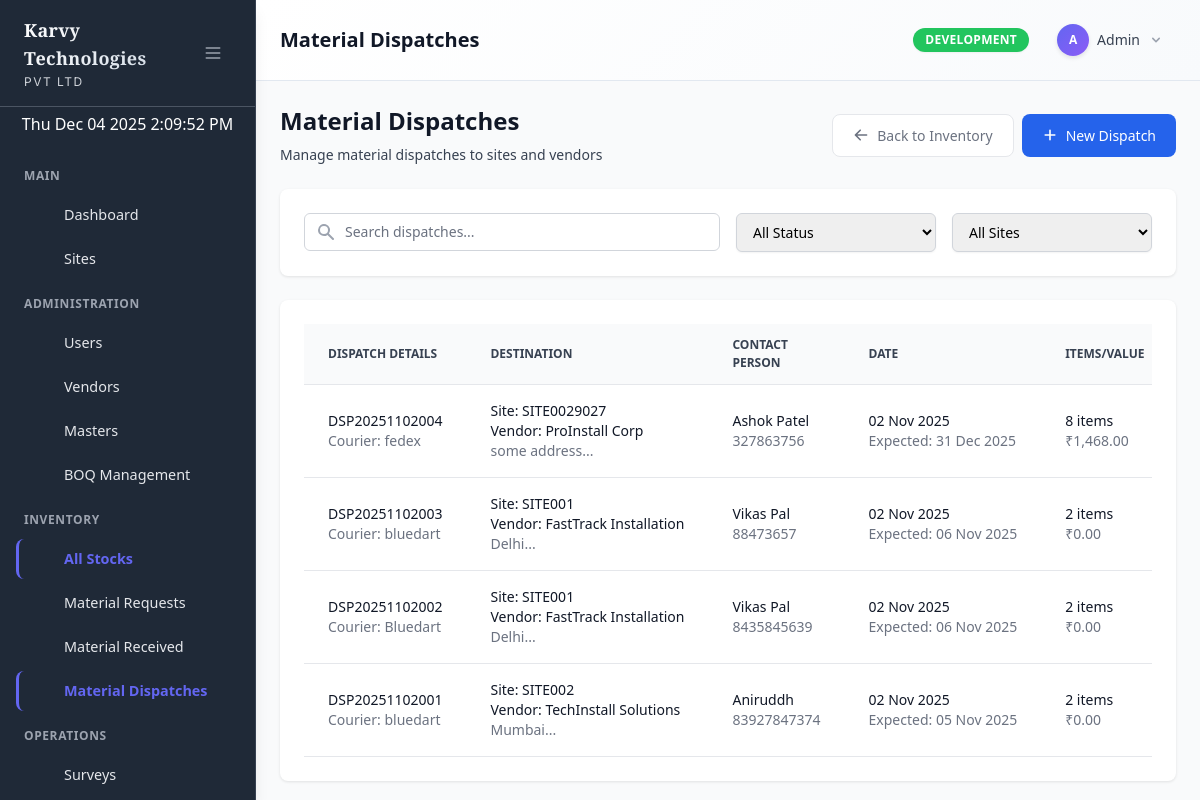
The app's page /admin/inventory/dispatches/index.php (signed in) with its own data.
### tables this page shows
CREATE TABLE `menu_items` (
  `id` int(11) NOT NULL,
  `parent_id` int(11) DEFAULT NULL,
  `title` varchar(100) NOT NULL,
  `icon` varchar(100) DEFAULT NULL,
  `url` varchar(255) DEFAULT NULL,
  `sort_order` int(11) DEFAULT 0,
  `status` enum('active','inactive') DEFAULT 'active',
  `created_at` timestamp NOT NULL DEFAULT current_timestamp(),
  `updated_at` timestamp NOT NULL DEFAULT current_timestamp() ON UPDATE current_timestamp()
);

CREATE TABLE `inventory_dispatches` (
  `id` int(11) NOT NULL,
  `dispatch_number` varchar(50) NOT NULL,
  `dispatch_date` date NOT NULL,
  `material_request_id` int(11) DEFAULT NULL,
  `site_id` int(11) DEFAULT NULL,
  `vendor_id` int(11) DEFAULT NULL,
  `contact_person_name` varchar(255) NOT NULL,
  `contact_person_phone` varchar(20) DEFAULT NULL,
  `delivery_address` text NOT NULL,
  `courier_name` varchar(255) DEFAULT NULL,
  `tracking_number` varchar(100) DEFAULT NULL,
  `expected_delivery_date` date DEFAULT NULL,
  `actual_delivery_date` date DEFAULT NULL,
  `dispatch_status` enum('prepared','dispatched','in_transit','delivered','returned') DEFAULT 'prepared',
  `total_items` int(11) DEFAULT 0,
  `total_value` decimal(12,2) DEFAULT 0.00,
  `dispatched_by` int(11) NOT NULL,
  `received_by_name` varchar(255) DEFAULT NULL,
  `received_by_signature` varchar(500) DEFAULT NULL,
  `delivery_remarks` text DEFAULT NULL,
  `created_at` timestamp NOT NULL DEFAULT current_timestamp(),
  `updated_at` timestamp NOT NULL DEFAULT current_timestamp() ON UPDATE current_timestamp(),
  `delivery_date` date DEFAULT NULL,
  `delivery_time` time DEFAULT NULL,
  `received_by` varchar(255) DEFAULT NULL,
  `received_by_phone` varchar(20) DEFAULT NULL,
  `actual_delivery_address` text DEFAULT NULL,
  `delivery_notes` text DEFAULT NULL,
  `lr_copy_path` varchar(500) DEFAULT NULL,
  `additional_documents` text DEFAULT NULL,
  `item_confirmations` text DEFAULT NULL,
  `confirmed_by` int(11) DEFAULT NULL,
  `confirmation_date` timestamp NULL DEFAULT NULL
);

CREATE TABLE `sites` (
  `id` int(11) NOT NULL,
  `site_id` varchar(255) NOT NULL,
  `store_id` varchar(255) DEFAULT NULL,
  `location` text DEFAULT NULL,
  `city` varchar(60) DEFAULT NULL,
  `city_id` int(11) DEFAULT NULL,
  `state` varchar(60) DEFAULT NULL,
  `state_id` int(11) DEFAULT NULL,
  `country` varchar(60) DEFAULT NULL,
  `country_id` int(11) DEFAULT NULL,
  `branch` varchar(60) DEFAULT NULL,
  `remarks` text DEFAULT NULL,
  `po_number` varchar(255) DEFAULT NULL,
  `po_date` date DEFAULT NULL,
  `customer` varchar(255) DEFAULT NULL,
  `customer_id` int(11) DEFAULT NULL,
  `bank` varchar(255) DEFAULT NULL,
  `bank_id` int(11) DEFAULT NULL,
  `vendor` varchar(255) DEFAULT NULL,
  `activity_status` varchar(100) DEFAULT NULL,
  `is_delegate` tinyint(1) DEFAULT 0,
  `delegated_vendor` varchar(255) DEFAULT NULL,
  `survey_status` tinyint(1) DEFAULT 0,
  `installation_status` tinyint(1) DEFAULT 0,
  `is_material_request_generated` tinyint(1) DEFAULT 0,
  `survey_submission_date` datetime DEFAULT NULL,
  `installation_date` datetime DEFAULT NULL,
  `created_at` datetime DEFAULT current_timestamp(),
  `created_by` varchar(255) DEFAULT NULL,
  `updated_at` datetime DEFAULT current_timestamp() ON UPDATE current_timestamp(),
  `updated_by` varchar(255) DEFAULT NULL
);

CREATE TABLE `vendors` (
  `id` int(11) NOT NULL,
  `vendor_code` varchar(50) DEFAULT NULL,
  `mobility_id` varchar(100) DEFAULT NULL,
  `mobility_password` varchar(255) DEFAULT NULL,
  `name` varchar(255) NOT NULL,
  `company_name` varchar(255) DEFAULT NULL,
  `email` varchar(255) DEFAULT NULL,
  `phone` varchar(50) DEFAULT NULL,
  `address` text DEFAULT NULL,
  `bank_name` varchar(255) DEFAULT NULL,
  `account_number` varchar(50) DEFAULT NULL,
  `ifsc_code` varchar(20) DEFAULT NULL,
  `gst_number` varchar(50) DEFAULT NULL,
  `pan_card_number` varchar(20) DEFAULT NULL,
  `aadhaar_number` varchar(20) DEFAULT NULL,
  `msme_number` varchar(50) DEFAULT NULL,
  `esic_number` varchar(50) DEFAULT NULL,
  `pf_number` varchar(50) DEFAULT NULL,
  `pvc_status` enum('Yes','No') DEFAULT 'No',
  `experience_letter_path` varchar(500) DEFAULT NULL,
  `photograph_path` varchar(500) DEFAULT NULL,
  `contact_person` varchar(255) DEFAULT NULL,
  `status` enum('active','inactive') DEFAULT 'active',
  `created_at` timestamp NOT NULL DEFAULT current_timestamp(),
  `updated_at` timestamp NOT NULL DEFAULT current_timestamp() ON UPDATE current_timestamp()
);

### admin/inventory/dispatches/index.php (the view, shortened to what the rows shown need)
<?php
require_once __DIR__ . '/../../../models/Inventory.php';
require_once __DIR__ . '/../../../models/Vendor.php';
$inventoryModel = new Inventory();
$vendorModel = new Vendor();
$page = isset($_GET['page']) ? (int)$_GET['page'] : 1;
$limit = 20;
$search = $_GET['search'] ?? '';
$status = $_GET['status'] ?? '';
$siteId = $_GET['site_id'] ?? null;
$dispatchesData = $inventoryModel->getDispatches($page, $limit, $search, $status, $siteId);
$dispatches = $dispatchesData['dispatches'];
$vendors = $vendorModel->getAllVendors();
?>
<div class="flex justify-between items-center mb-6">
    <div>
        <h1 class="text-2xl font-semibold text-gray-900">Material Dispatches</h1>
    </div>
</div>
<div class="card">
    <div class="card-body">
        <div class="overflow-x-auto">
            <table class="data-table">
                <thead>
                    <tr>
                        <th>Dispatch Details</th>
                        <th>Destination</th>
                        <th>Contact Person</th>
                        <th>Date</th>
                        <th>Items/Value</th>
                    </tr>
                </thead>
                <tbody>
                    <?php if (empty($dispatches)): ?>
                    <tr>
                        <td colspan="8" class="text-center py-8 text-gray-500">
                            <svg class="mx-auto h-12 w-12 text-gray-400" fill="none" viewBox="0 0 24 24" stroke="currentColor">
                                <path stroke-linecap="round" stroke-linejoin="round" stroke-width="2" d="M20 13V6a2 2 0 00-2-2H6a2 2 0 00-2 2v7m16 0v5a2 2 0 01-2 2H6a2 2 0 01-2-2v-5m16 0h-2.586a1 1 0 00-.707.293l-2.414 2.414a1 1 0 01-.707.293h-2.172a1 1 0 01-.707-.293l-2.414-2.414A1 1 0 009.586 13H7"></path>
                            </svg>
                            <p class="mt-2">No dispatches found</p>
                            <button onclick="openModal('createDispatchModal')" class="mt-2 btn btn-primary btn-sm">Create First Dispatch</button>
                        </td>
                    </tr>
                    <?php else: ?>
                        <?php foreach ($dispatches as $dispatch): ?>
                        <tr>
                            <td>
                                <div>
                                    <div class="text-sm font-medium text-gray-900"><?php echo htmlspecialchars($dispatch['dispatch_number']); ?></div>
                                    <?php if ($dispatch['courier_name']): ?>
                                        <div class="text-sm text-gray-500">Courier: <?php echo htmlspecialchars($dispatch['courier_name']); ?></div>
                                    <?php endif; ?>
                                </div>
                            </td>
                            <td>
                                <div>
                                    <?php if ($dispatch['site_code']): ?>
                                        <div class="text-sm font-medium text-gray-900">Site: <?php echo htmlspecialchars($dispatch['site_code']); ?></div>
                                    <?php endif; ?>
                                    <?php if ($dispatch['vendor_name']): ?>
                                        <div class="text-sm font-medium text-gray-900">Vendor: <?php echo htmlspecialchars($dispatch['vendor_name']); ?></div>
                                    <?php endif; ?>
                                    <div class="text-sm text-gray-500"><?php echo htmlspecialchars(substr($dispatch['delivery_address'], 0, 50)); ?>...</div>
                                </div>
                            </td>
                            <td>
                                <div>
                                    <div class="text-sm font-medium text-gray-900"><?php echo htmlspecialchars($dispatch['contact_person_name']); ?></div>
                                    <?php if ($dispatch['contact_person_phone']): ?>
                                        <div class="text-sm text-gray-500"><?php echo htmlspecialchars($dispatch['contact_person_phone']); ?></div>
                                    <?php endif; ?>
                                </div>
                            </td>
                            <td>
                                <div class="text-sm text-gray-900"><?php echo date('d M Y', strtotime($dispatch['dispatch_date'])); ?></div>
                                <?php if ($dispatch['expected_delivery_date']): ?>
                                    <div class="text-sm text-gray-500">Expected: <?php echo date('d M Y', strtotime($dispatch['expected_delivery_date'])); ?></div>
                                <?php endif; ?>
                            </td>
                            <td>
                                <div>
                                    <div class="text-sm font-medium text-gray-900"><?php echo $dispatch['total_items']; ?> items</div>
                                    <div class="text-sm text-gray-500">₹<?php echo number_format($dispatch['total_value'], 2); ?></div>
                                </div>
                            </td>
                        </tr>
                        <?php endforeach; ?>
                    <?php endif; ?>
                </tbody>
            </table>
        </div>
    </div>
</div>
<?php
include __DIR__ . '/../../../includes/admin_layout.php';
?>

### includes/dynamic_sidebar.php (shortened to what the rows shown need)
<?php
require_once __DIR__ . '/../models/Menu.php';
function renderDynamicSidebar($currentUser) {
    $menuModel = new Menu();
    $menuItems = $menuModel->getMenuForUser($currentUser['id'], $currentUser['role']);
    $currentUrl = $_SERVER['REQUEST_URI'];
    $sections = [];
    $currentSection = 'Main';
    foreach ($menuItems as $item) {
        if (!$item['url'] && !empty($item['children'])) {
            $currentSection = $item['title'];
            $sections[$currentSection] = $item['children'];
        } else {
            if (!isset($sections[$currentSection])) {
                $sections[$currentSection] = [];
            }
            $sections[$currentSection][] = $item;
        }
    }
    foreach ($sections as $sectionName => $sectionItems) {
        if (!empty($sectionItems)) {
            echo '<div class="menu-section-header"><span class="sidebar-text">' . htmlspecialchars($sectionName) . '</span></div>';
            foreach ($sectionItems as $item) {
                renderMenuItem($item, $currentUrl, 0);
            }
        }
    }
}
function renderMenuItem($item, $currentUrl, $level = 0) {
    $hasChildren = !empty($item['children']);
    $isActive = $item['url'] && strpos($currentUrl, $item['url']) !== false;
    $hasActiveChild = $hasChildren && hasActiveChild($item['children'], $currentUrl);
    $activeClass = ($isActive || $hasActiveChild) ? 'active' : '';
    if ($hasChildren) {
        echo '<div class="relative">';
        echo '<button onclick="toggleSubmenu(\'submenu-' . $item['id'] . '\')" class="sidebar-item w-full flex items-center justify-between ' . $activeClass . '" data-tooltip="' . htmlspecialchars($item['title']) . '">';
        echo '<div class="flex items-center">';
        echo renderMenuIcon($item['icon'], false);
        echo '<span class="sidebar-text">' . htmlspecialchars($item['title']) . '</span>';
        echo '</div>';
        echo '<svg id="arrow-' . $item['id'] . '" class="w-4 h-4 transition-transform duration-200" fill="currentColor" viewBox="0 0 20 20">';
        echo '<path fill-rule="evenodd" d="M5.293 7.293a1 1 0 011.414 0L10 10.586l3.293-3.293a1 1 0 111.414 1.414l-4 4a1 1 0 01-1.414 0l-4-4a1 1 0 010-1.414z" clip-rule="evenodd"></path>';
        echo '</svg>';
        echo '</button>';
        $submenuClass = ($isActive || $hasActiveChild) ? '' : 'hidden';
        echo '<div id="submenu-' . $item['id'] . '" class="' . $submenuClass . ' mt-2 space-y-1">';
        foreach ($item['children'] as $child) {
            renderMenuItem($child, $currentUrl, $level + 1);
        }
        echo '</div>';
        echo '</div>';
    } else {
        $itemClass = $level > 0 ? 'sidebar-subitem' : 'sidebar-item';
        if ($item['url']) {
            echo '<a href="' . url($item['url']) . '" class="' . $itemClass . ' ' . $activeClass . '" data-tooltip="' . htmlspecialchars($item['title']) . '">';
        } else {
            echo '<div class="' . $itemClass . ' ' . $activeClass . '" data-tooltip="' . htmlspecialchars($item['title']) . '">';
        }
        echo renderMenuIcon($item['icon'], $level > 0);
        echo '<span class="sidebar-text">' . htmlspecialchars($item['title']) . '</span>';
        if ($item['url']) {
            echo '</a>';
        } else {
            echo '</div>';
        }
    }
}
function renderMenuIcon($iconName, $isSubitem = false) {
    $iconPath = $icons[$iconName] ?? $icons['dashboard'];
    $iconSize = $isSubitem ? 'w-4 h-4 mr-2' : 'w-5 h-5 mr-3';
    return '<svg class="' . $iconSize . '" fill="currentColor" viewBox="0 0 20 20">' . $iconPath . '</svg>';
}
?>

### records on screen
menu_items: title "Dashboard"
menu_items: title "Sites"
menu_items: title "Users"
menu_items: title "Vendors"
menu_items: title "Masters"
menu_items: title "BOQ Management"
menu_items: title "All Stocks"
menu_items: title "Material Requests"
menu_items: title "Material Received"
menu_items: title "Material Dispatches"
menu_items: title "Surveys"
inventory_dispatches: dispatch_number "DSP20251102004", courier_name "fedex", site.site_id "SITE0029027", vendor.name "ProInstall Corp", delivery_address "some address", contact_person_name "Ashok Patel", contact_person_phone "327863756", dispatch_date "02 Nov 2025", expected_delivery_date "31 Dec 2025", total_items "8", total_value "1,468.00"
inventory_dispatches: dispatch_number "DSP20251102003", courier_name "bluedart", site.site_id "SITE001", vendor.name "FastTrack Installation", delivery_address "Delhi", contact_person_name "Vikas Pal", contact_person_phone "88473657", dispatch_date "02 Nov 2025", expected_delivery_date "06 Nov 2025", total_items "2", total_value "0.00"
inventory_dispatches: dispatch_number "DSP20251102002", courier_name "Bluedart", site.site_id "SITE001", vendor.name "FastTrack Installation", delivery_address "Delhi", contact_person_name "Vikas Pal", contact_person_phone "8435845639", dispatch_date "02 Nov 2025", expected_delivery_date "06 Nov 2025", total_items "2", total_value "0.00"
inventory_dispatches: dispatch_number "DSP20251102001", courier_name "bluedart", site.site_id "SITE002", vendor.name "TechInstall Solutions", delivery_address "Mumbai", contact_person_name "Aniruddh", contact_person_phone "83927847374", dispatch_date "02 Nov 2025", expected_delivery_date "05 Nov 2025", total_items "2", total_value "0.00"

### other values on screen
$sectionName "MAIN"
$sectionName "ADMINISTRATION"
$sectionName "INVENTORY"
$sectionName "OPERATIONS"
$title "Material Dispatches"
$env "DEVELOPMENT"
substr($currentUser['username'], 0, 1) "A"
$currentUser['username'] "Admin"
